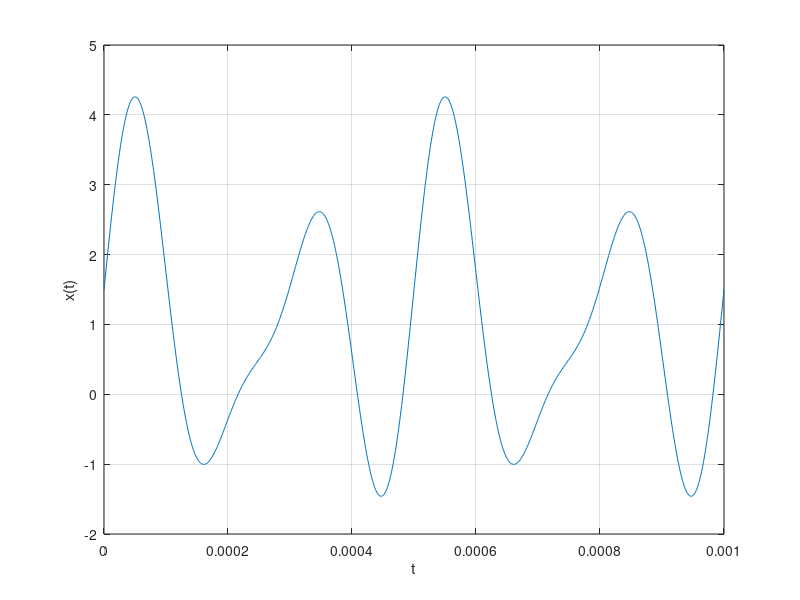

Reproduce this figure in MATLAB.
t = 0:1e-6:1e-3;
x = 1 + 0.5 * cos(2 * pi * 2000 * t) + 2 * sin(2 * pi * 4000 * t) + sin(2 * pi * 6000 * t);

plot(t, x); hold on;
xlabel('t');
ylabel('x(t)');
grid on;

print -depsc ex1_1.eps
